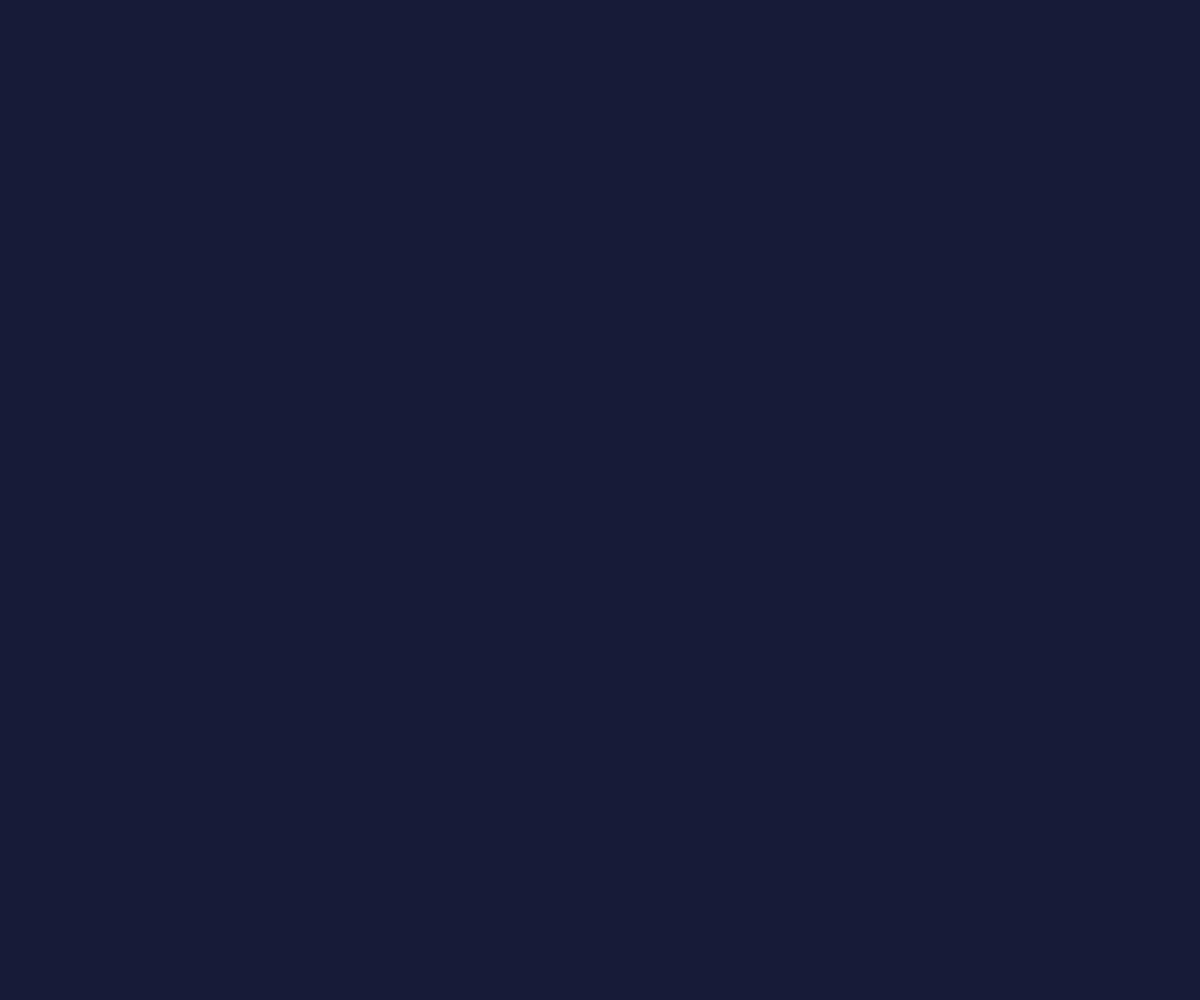
Frame 1 (no input)
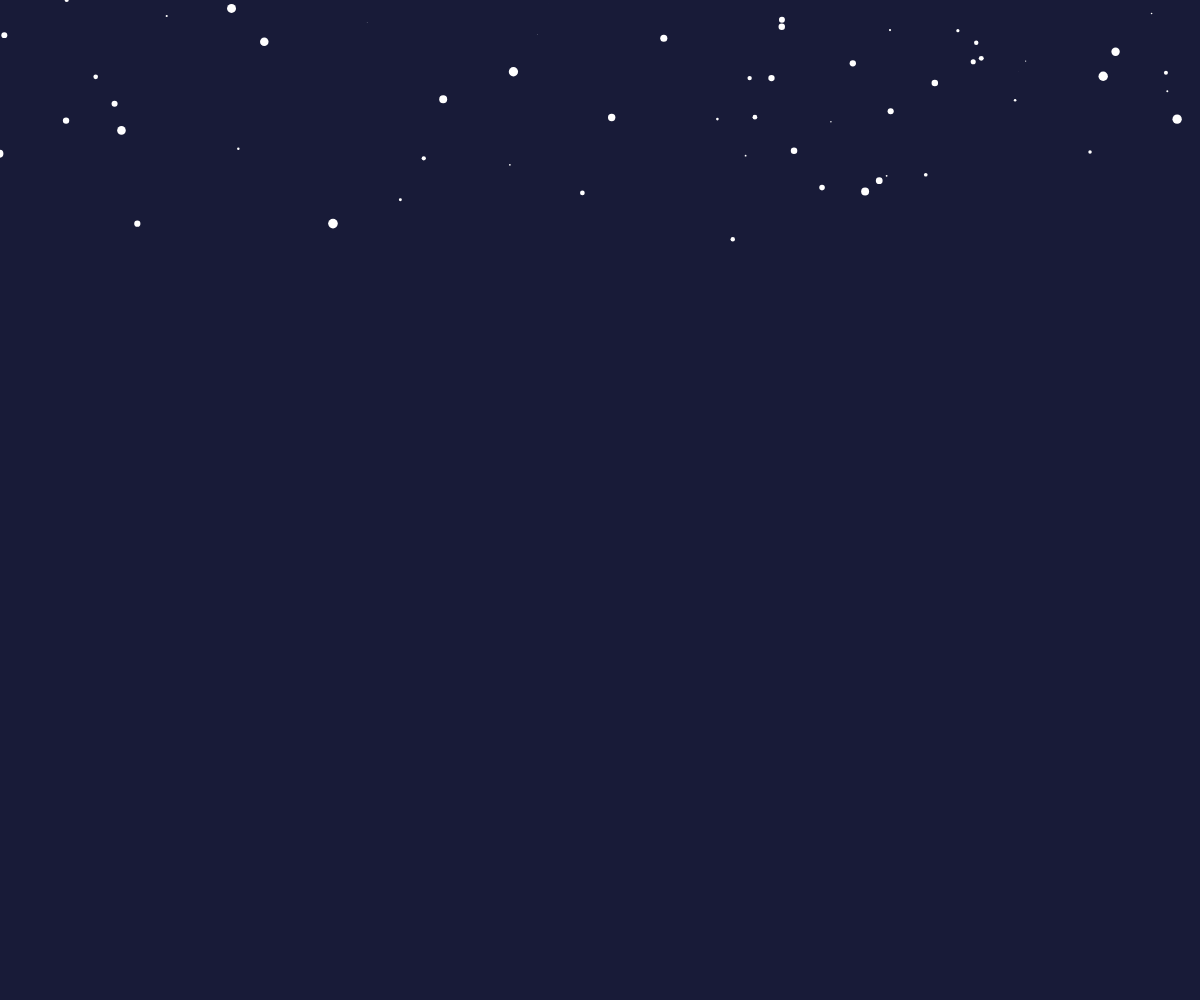
Frame 60 (no input)
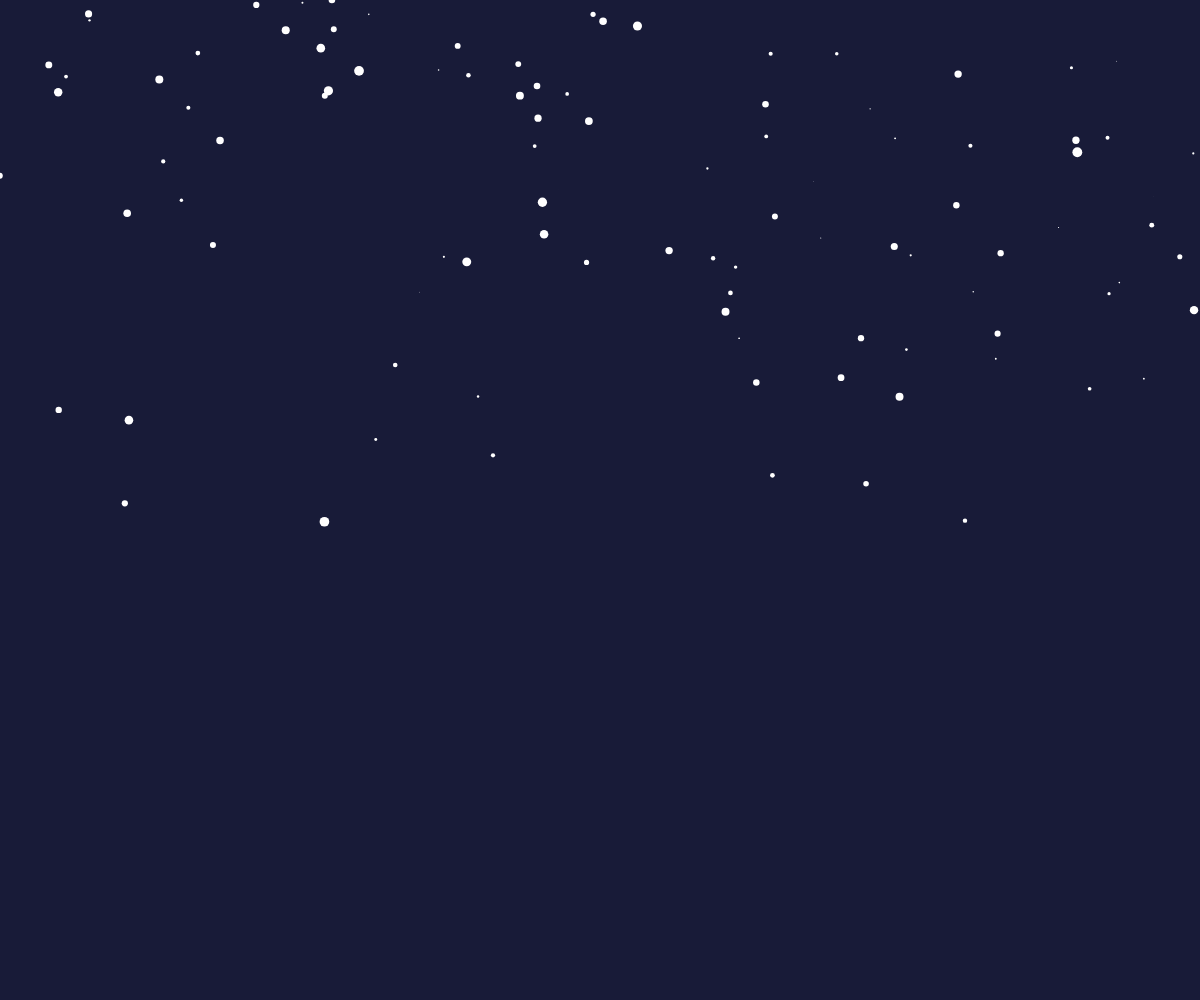
Frame 120 (the mouse pressed at the canvas centre since frame 60)

The p5.js sketch that drew these frames (run headless with seeded random() and noise() and a simulated clock; from frame 60 on, the mouse is pressed at the canvas centre):

// p5.js sketch
// ── sketch.js
// 最終課題を制作しよう
let balls = [];

let p, q;

function setup(){
  createCanvas(windowWidth, windowHeight);
}

function draw(){
  background(24,27,56);
  for(let i = 0; i < balls.length; i++){
    let b = balls[i];
    noStroke();
    ellipse(b.x, b.y, b.size);
    b.x += b.vx;
    b.y += b.vy;
  }
  snow();
  star(p,q,5)
}

function snow(){
  let dx = random(5,-1)
  let dy = random(2,5)
  if( dy < 2){
    dy = 3
  }
    const b = { x: random(windowWidth), y: 0, size:random(10), vx: dx, vy: dy };
    balls.push(b);
}

function star(cx, cy, r){
  push();
  fill(255,255,0,100);
  noStroke();
  beginShape();
  for(var i = 0; i < 20; i++){
    var theta = TWO_PI * i * 2 / 5 - HALF_PI;
    var x = cx + cos(theta) * r;
    var y = cy + sin(theta) * r;
    vertex(x,y);
  }
  endShape(CLOSE);
  pop();
  p -= 8
  q += 9
}

function mouseWheel(){
  let dx = random(-5,-1)
  let dy = random(7,10)
  if( dy < 2){
    dy = 3
  }
    const b = { x: random(windowWidth), y: 0, size:random(10), vx: dx, vy: dy };
    balls.push(b);
}

function mouseDragged(){
  p = mouseX
  q = mouseY
}

function windowResized(){
  resizeCanvas(windowWidth, windowHeight);
}
